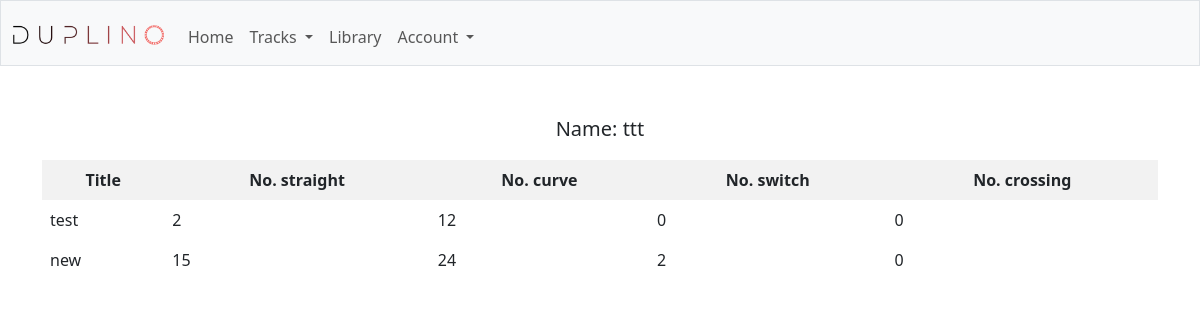
The app's page /user_info (signed in), older data.
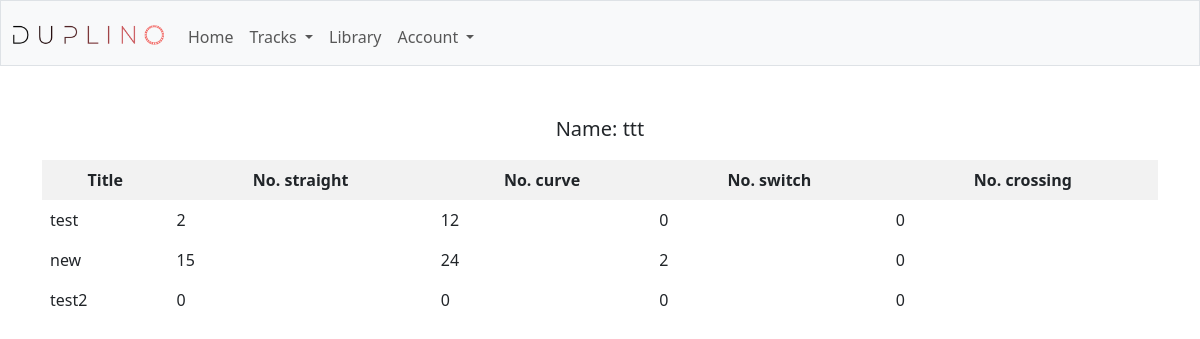
The same page, newer data.
### tables this page shows
CREATE TABLE users (id integer primary key autoincrement, name text not null, hash text not null,
straight integer, curve integer, switch integer, crossing integer);

CREATE TABLE tracks (id INTEGER PRIMARY KEY AUTOINCREMENT, user_id INTEGER NOT NULL, title TEXT NOT NULL,
 CONSTRAINT fk_users FOREIGN KEY (user_id) REFERENCES users(id) ON DELETE CASCADE);

### app.py (the view)
@app.route("/user_info")
def user_info():
    name = users_read_by_id(id = session['user_id'])[0]['name']
    tracks = tracks_read(user_id = session['user_id'])
    track_info = []
    for t in tracks:
        pieces = [ i['piece'] for i in pieces_read(track_id = t['id'])]
        dct = {p:sum(1 for i in pieces if i == p) for p in PIECE_TYPES}
        dct['title'] = t['title']
        track_info.append(dct)
    return render_template("user_info.html", name = name, track_info = track_info)

### helpers.py (called while the page is built)
def sql(cmd):
    if 'PRAGMA' in cmd and 'mysql' in app.config['SQLALCHEMY_DATABASE_URI']:
        return
    if DEBUG:
        print(cmd)
        db.session.commit()
    result = db.session.execute(text(cmd))
    if any(i in cmd for i in ['insert', 'update', 'delete','PRAGMA']):
        db.session.commit()
    if 'select' in cmd:
        result = [dict(row._mapping) for row in result]
        if DEBUG:
            print('---')
            print('sql result:')
            print(result)
            print('---')
        return result

### sql_layouts.py (called while the page is built)
def pieces_read(track_id):
    cmd = f"select piece from pieces where track_id = '{track_id}' order by idx"
    return sql(cmd)

### sql_tracks.py (called while the page is built)
def tracks_read(user_id):
    cmd = f"select id, title from tracks where user_id = '{user_id}'"
    return sql(cmd)

### sql_users.py (called while the page is built)
def users_read_by_id(id):
    cmd = f"select id, name from users where id = '{id}'"
    return sql(cmd)

### templates/user_info.html
{% extends "layout.html" %}
{% block main %}
<p style="font-size:20px">
    Name: {{ name }}
</p>
<table>
    <tr>
        <th>Title</th>
        <th>No. straight</th>
        <th>No. curve</th>
        <th>No. switch</th>
        <th>No. crossing</th>
    </tr>
    {% for row in track_info %}
    <tr>
        <td>{{ row['title'] }}</td>
        <td>{{ row['straight'] }}</td>
        <td>{{ row['curve'] }}</td>
        <td>{{ row['switch'] }}</td>
        <td>{{ row['crossing'] }}</td>
    </tr>
    {% endfor %}
</table>
{% endblock %}

### templates/layout.html (shortened to what this page needs)
<!DOCTYPE html>
<html lang="en">
<head>
    <link href="https://cdn.jsdelivr.net/npm/bootstrap@5.3.3/dist/css/bootstrap.min.css" rel="stylesheet"
>
</head>
<body>
    <nav class="bg-light border navbar navbar-expand-md navbar-light">
        <div class="container-fluid">
            <a class="navbar-brand" href="/">
                <img src="static/logo.png" alt="main" width = "151" height = "20" />
            </a>
            <div class="collapse navbar-collapse" id="navbar">
                {% if session["user_id"] %}
                <ul class="navbar-nav me-auto mt-2">
                    <li class="nav-item"><a class="nav-link" href="/">Home</a></li>
                    <li class="nav-item dropdown">
                        <a class="nav-link dropdown-toggle" href="#" id="trackDropdown" role="button"
                            data-bs-toggle="dropdown" aria-haspopup="true" aria-expanded="false">
                            Tracks
                        </a>
                    </li>
                    <li class="nav-item"><a class="nav-link" href="/library_set">Library</a></li>
                    <li class="nav-item dropdown">
                        <a class="nav-link dropdown-toggle" href="#" id="trackDropdown" role="button"
                            data-bs-toggle="dropdown" aria-haspopup="true" aria-expanded="false">
                            Account
                        </a>
                    </li>
                </ul>
                {% else %}
                <ul class="navbar-nav me-auto mt-2">
                    <li class="nav-item"><a class="nav-link" href="/user_register">Register</a></li>
                    <li class="nav-item"><a class="nav-link" href="/user_login">Log In</a></li>
                </ul>
                {% endif %}
            </div>
        </div>
    </nav>
    <main class="container py-5 text-center">
        {% block main %}{% endblock %}
    </main>
</body>
</html>

### templates/layout.html (style rules this page uses)
table { width: 100%; border-collapse: collapse; }
th, td { border: 1px solid black; padding: 8px; text-align: left; }
th { background-color: #f2f2f2; }

Row changes from the older to the newer data that the page shows:
added tracks: title "test2", straight "0", curve "0", switch "0", crossing "0"
